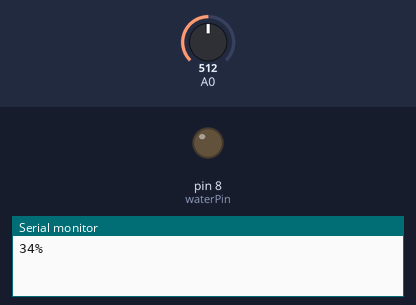
Simulated run of this sketch. Board: Arduino Uno, built with avr-gcc and run on an emulated ATmega328P. On the bench: output pins drawn as LEDs (lit = HIGH), the last lines printed to the serial monitor. The test bench sets the inputs (shaded band); at power-on: A0 = 512.

Above: at 1.2 s.
1.3 s: A0 set to 122
At 6.2 s:
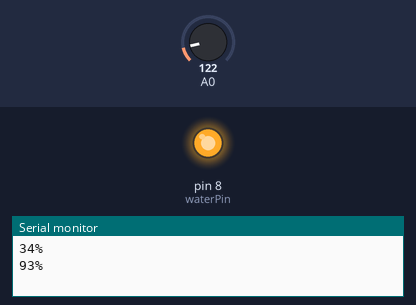
6.5 s: A0 set to 259
15.2 s: A0 set to 294
At 16.7 s:
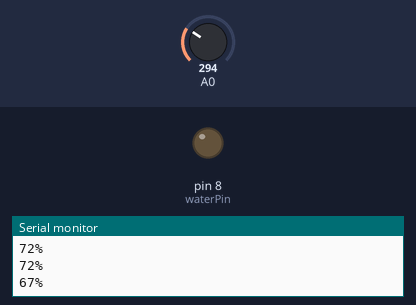
26.2 s: A0 set to 75
At 27.3 s:
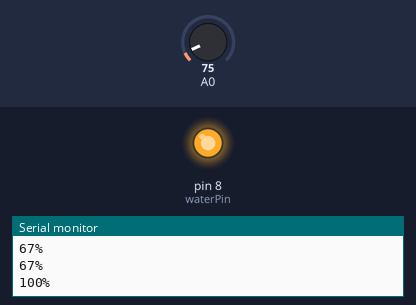
Timing chart, 0 to 28.7 s (numbered marks = the images above; inputs shaded):
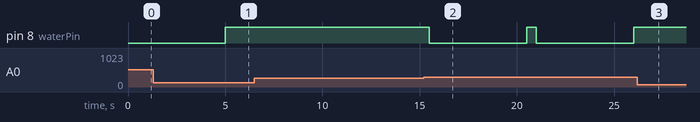

The sketch:

arduino.ino
```cpp
#define OPTIMUM 70
#define MAX 85

int waterPin = 8;
int coverPin = 9;

void setup() {
  Serial.begin(9600);
  pinMode(waterPin, OUTPUT);
}

void loop() {
  // watering system is inactive.
  digitalWrite(waterPin, HIGH);

  // sends to control function,
  if (Serial.available()) {
    control(Serial.read() - '0');
  }
  // reads humidity value from A0 pin as a voltage.
  int humValue = analogRead(A0);

  // converts voltage value to percentage shape like 70%.
  int humidity = 100 - ((30.855 * (humValue / 204.6)) - 11.504);

  // if humidity sensor doesn't have connection with soil, takes default zero value.
  if (humidity < 0) {
    humidity = 0;
    Serial.print(humidity);
    Serial.println("%");
  }

  // otherwise it takes real measured value.
  else {
    Serial.print(humidity);
    Serial.println("%");
  }

  // if value is lower than optimum, watering is activated.
  if (humidity < OPTIMUM) {
    watering();
  }

  // if value is higher than optimum, closing cover is activated.
  // hard rain can cause to this situation.
  if (humidity > MAX) {
    closeCover();
  }
  delay(500);
}

void control(int n) {
  // if user triggers watering operation.
  if (n == 2) {
    watering();
  }
  // if user triggers closing cover operation.
  if (n == 3) {
    closeCover();
  }
  return;
}

// when watering operation is triggered, it is active during five seconds.
void watering() {
  digitalWrite(waterPin, LOW);
  delay(5000);
  digitalWrite(waterPin, HIGH);
  return;
}

// when closing cover operation is triggered, it is active during eight seconds.
void closeCover() {
  digitalWrite(coverPin, LOW);
  delay(8000);
  return;
}

// when opening cover operation is triggered, it is active during eight seconds.
void openCover() {
  digitalWrite(coverPin, HIGH);
  delay(8000);
  return;
}
```

Measured:
- the behaviour switches between 275 and 276 on A0 (found by bisection; images 1 and 2)
- after the input at 1.3 s, pin 8 (waterPin): goes on until 5.0 s, then stays HIGH
- after the input at 15.2 s, pin 8 (waterPin): alternates HIGH for 0.50 s and LOW for 5.0 s, starting after 0.30 s
- after the input at 26.2 s, pin 8 (waterPin): stays HIGH (without the input it goes to LOW after 0.30 s)
